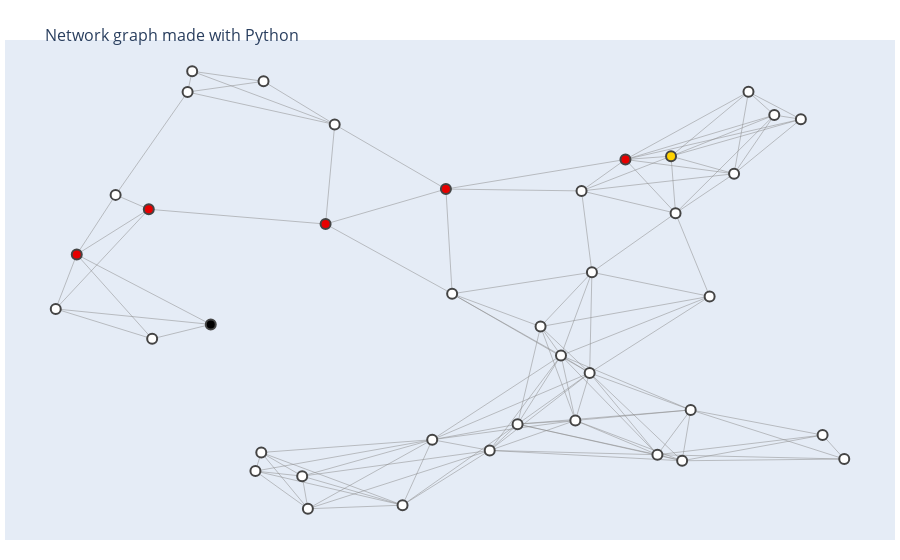

Notebook code cell kept with this figure:
### Code cell
start = 8
goal = 4
planner = PathPlanner(map_40, start, goal)
show_map(map_40,start, goal, planner.path)
print(f"minimum cost to reach from {start} to {goal} = {planner.cost :0.4f}")
print(f"Path: {planner.path}")

### Figure 1 — Plotly figure (JSON) as saved in the notebook; plotly's stock layout.template omitted (floating-point values rounded to 4 significant figures; data arrays with more than 128 entries replaced by an {"elided": "..."} marker saying what was removed)
{"data": [{"hoverinfo": "none", "line": {"color": "#888", "width": 0.5}, "mode": "lines", "type": "scatter", "x": {"elided": "369 float values"}, "y": {"elided": "369 float values"}}, {"hoverinfo": "text", "marker": {"color": [0, 0, 0, 0, 1, 0, 0, 2, 3, 0, 0, 0, 0, 0, 2, 0, 2, 0, 0, 0, 0, 0, 2, 0, 0, 0, 0, 0, 0, 0, 0, 0, 0, 0, 0, 0, 0, 2, 0, 0], "colorbar": {"thickness": 15, "title": {"side": "right", "text": "Node Connections"}, "xanchor": "left"}, "colorscale": [[0, "rgb(0,0,0)"], [0.3333, "rgb(230,0,0)"], [0.6667, "rgb(255,210,0)"], [1, "rgb(255,255,255)"]], "line": {"width": 2}, "reversescale": true, "showscale": false, "size": 10}, "mode": "markers", "text": ["Intersection 0", "Intersection 1", "Intersection 2", "Intersection 3", "Intersection 4", "Intersection 5", "Intersection 6", "Intersection 7", "Intersection 8", "Intersection 9", "Intersection 10", "Intersection 11", "Intersection 12", "Intersection 13", "Intersection 14", "Intersection 15", "Intersection 16", "Intersection 17", "Intersection 18", "Intersection 19", "Intersection 20", "Intersection 21", "Intersection 22", "Intersection 23", "Intersection 24", "Intersection 25", "Intersection 26", "Intersection 27", "Intersection 28", "Intersection 29", "Intersection 30", "Intersection 31", "Intersection 32", "Intersection 33", "Intersection 34", "Intersection 35", "Intersection 36", "Intersection 37", "Intersection 38", "Intersection 39"], "type": "scatter", "x": [0.7802, 0.525, 0.8085, 0.2599, 0.7354, 0.09089, 0.314, 0.6825, 0.2013, 0.8552, 0.7582, 0.2531, 0.4814, 0.9112, 0.04581, 0.4583, 0.1294, 0.6077, 0.7196, 0.886, 0.4238, 0.8252, 0.4742, 0.2625, 0.9364, 0.6243, 0.5573, 0.7483, 0.6436, 0.3451, 0.02142, 0.641, 0.1744, 0.1333, 0.584, 0.3074, 0.7406, 0.3345, 0.1797, 0.6315], "y": [0.4947, 0.1495, 0.7696, 0.1449, 0.809, 0.7223, 0.01876, 0.8016, 0.432, 0.9011, 0.2403, 0.1032, 0.5006, 0.1839, 0.5887, 0.1736, 0.69, 0.3623, 0.1399, 0.8919, 0.02677, 0.9533, 0.7353, 0.9768, 0.1302, 0.2167, 0.2084, 0.1263, 0.5489, 0.88, 0.4666, 0.3233, 0.9529, 0.3997, 0.427, 0.09187, 0.6813, 0.6569, 0.9994, 0.7312]}], "layout": {"hovermode": "closest", "margin": {"b": 20, "l": 5, "r": 5, "t": 40}, "showlegend": false, "title": {"font": {"size": 16}, "text": "<br>Network graph made with Python"}, "xaxis": {"showgrid": false, "showticklabels": false, "zeroline": false}, "yaxis": {"showgrid": false, "showticklabels": false, "zeroline": false}}}
